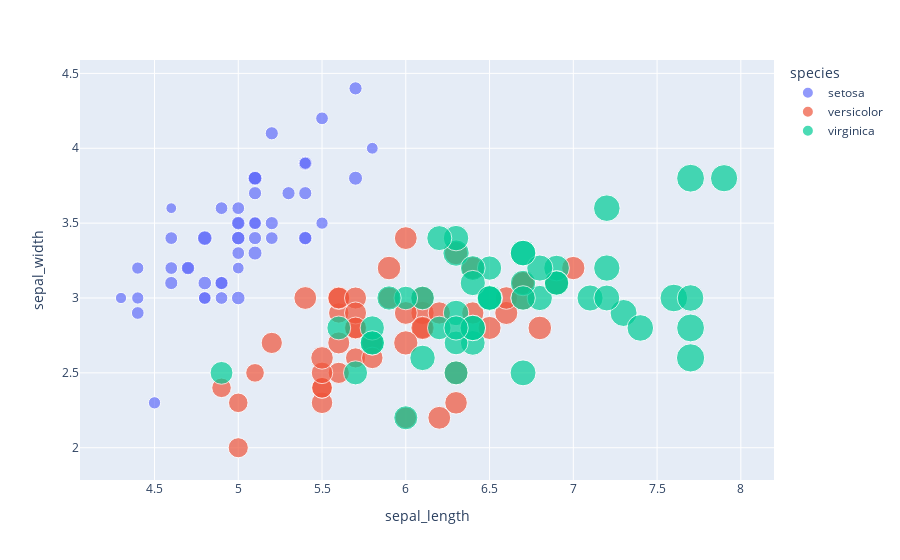

Here is the notebook cell this chart was saved with:
### Markdown cell above
## Scatter plot

### Code cell
px.scatter(df,x='sepal_length',y='sepal_width',
           size='petal_length',hover_data=['petal_width'],
           color='species'
          )

### Figure 1 — Plotly figure (JSON) as saved in the notebook; plotly's stock layout.template omitted (floating-point values rounded to 4 significant figures)
{"data": [{"customdata": [[0.2], [0.2], [0.2], [0.2], [0.2], [0.4], [0.3], [0.2], [0.2], [0.1], [0.2], [0.2], [0.1], [0.1], [0.2], [0.4], [0.4], [0.3], [0.3], [0.3], [0.2], [0.4], [0.2], [0.5], [0.2], [0.2], [0.4], [0.2], [0.2], [0.2], [0.2], [0.4], [0.1], [0.2], [0.2], [0.2], [0.2], [0.1], [0.2], [0.2], [0.3], [0.3], [0.2], [0.6], [0.4], [0.3], [0.2], [0.2], [0.2], [0.2]], "hovertemplate": "species=setosa<br>sepal_length=%{x}<br>sepal_width=%{y}<br>petal_length=%{marker.size}<br>petal_width=%{customdata[0]}<extra></extra>", "legendgroup": "setosa", "marker": {"color": "#636efa", "size": [1.4, 1.4, 1.3, 1.5, 1.4, 1.7, 1.4, 1.5, 1.4, 1.5, 1.5, 1.6, 1.4, 1.1, 1.2, 1.5, 1.3, 1.4, 1.7, 1.5, 1.7, 1.5, 1, 1.7, 1.9, 1.6, 1.6, 1.5, 1.4, 1.6, 1.6, 1.5, 1.5, 1.4, 1.5, 1.2, 1.3, 1.4, 1.3, 1.5, 1.3, 1.3, 1.3, 1.6, 1.9, 1.4, 1.6, 1.4, 1.5, 1.4], "sizemode": "area", "sizeref": 0.01725, "symbol": "circle"}, "mode": "markers", "name": "setosa", "orientation": "v", "showlegend": true, "type": "scatter", "x": [5.1, 4.9, 4.7, 4.6, 5, 5.4, 4.6, 5, 4.4, 4.9, 5.4, 4.8, 4.8, 4.3, 5.8, 5.7, 5.4, 5.1, 5.7, 5.1, 5.4, 5.1, 4.6, 5.1, 4.8, 5, 5, 5.2, 5.2, 4.7, 4.8, 5.4, 5.2, 5.5, 4.9, 5, 5.5, 4.9, 4.4, 5.1, 5, 4.5, 4.4, 5, 5.1, 4.8, 5.1, 4.6, 5.3, 5], "xaxis": "x", "y": [3.5, 3, 3.2, 3.1, 3.6, 3.9, 3.4, 3.4, 2.9, 3.1, 3.7, 3.4, 3, 3, 4, 4.4, 3.9, 3.5, 3.8, 3.8, 3.4, 3.7, 3.6, 3.3, 3.4, 3, 3.4, 3.5, 3.4, 3.2, 3.1, 3.4, 4.1, 4.2, 3.1, 3.2, 3.5, 3.6, 3, 3.4, 3.5, 2.3, 3.2, 3.5, 3.8, 3, 3.8, 3.2, 3.7, 3.3], "yaxis": "y"}, {"customdata": [[1.4], [1.5], [1.5], [1.3], [1.5], [1.3], [1.6], [1], [1.3], [1.4], [1], [1.5], [1], [1.4], [1.3], [1.4], [1.5], [1], [1.5], [1.1], [1.8], [1.3], [1.5], [1.2], [1.3], [1.4], [1.4], [1.7], [1.5], [1], [1.1], [1], [1.2], [1.6], [1.5], [1.6], [1.5], [1.3], [1.3], [1.3], [1.2], [1.4], [1.2], [1], [1.3], [1.2], [1.3], [1.3], [1.1], [1.3]], "hovertemplate": "species=versicolor<br>sepal_length=%{x}<br>sepal_width=%{y}<br>petal_length=%{marker.size}<br>petal_width=%{customdata[0]}<extra></extra>", "legendgroup": "versicolor", "marker": {"color": "#EF553B", "size": [4.7, 4.5, 4.9, 4, 4.6, 4.5, 4.7, 3.3, 4.6, 3.9, 3.5, 4.2, 4, 4.7, 3.6, 4.4, 4.5, 4.1, 4.5, 3.9, 4.8, 4, 4.9, 4.7, 4.3, 4.4, 4.8, 5, 4.5, 3.5, 3.8, 3.7, 3.9, 5.1, 4.5, 4.5, 4.7, 4.4, 4.1, 4, 4.4, 4.6, 4, 3.3, 4.2, 4.2, 4.2, 4.3, 3, 4.1], "sizemode": "area", "sizeref": 0.01725, "symbol": "circle"}, "mode": "markers", "name": "versicolor", "orientation": "v", "showlegend": true, "type": "scatter", "x": [7, 6.4, 6.9, 5.5, 6.5, 5.7, 6.3, 4.9, 6.6, 5.2, 5, 5.9, 6, 6.1, 5.6, 6.7, 5.6, 5.8, 6.2, 5.6, 5.9, 6.1, 6.3, 6.1, 6.4, 6.6, 6.8, 6.7, 6, 5.7, 5.5, 5.5, 5.8, 6, 5.4, 6, 6.7, 6.3, 5.6, 5.5, 5.5, 6.1, 5.8, 5, 5.6, 5.7, 5.7, 6.2, 5.1, 5.7], "xaxis": "x", "y": [3.2, 3.2, 3.1, 2.3, 2.8, 2.8, 3.3, 2.4, 2.9, 2.7, 2, 3, 2.2, 2.9, 2.9, 3.1, 3, 2.7, 2.2, 2.5, 3.2, 2.8, 2.5, 2.8, 2.9, 3, 2.8, 3, 2.9, 2.6, 2.4, 2.4, 2.7, 2.7, 3, 3.4, 3.1, 2.3, 3, 2.5, 2.6, 3, 2.6, 2.3, 2.7, 3, 2.9, 2.9, 2.5, 2.8], "yaxis": "y"}, {"customdata": [[2.5], [1.9], [2.1], [1.8], [2.2], [2.1], [1.7], [1.8], [1.8], [2.5], [2], [1.9], [2.1], [2], [2.4], [2.3], [1.8], [2.2], [2.3], [1.5], [2.3], [2], [2], [1.8], [2.1], [1.8], [1.8], [1.8], [2.1], [1.6], [1.9], [2], [2.2], [1.5], [1.4], [2.3], [2.4], [1.8], [1.8], [2.1], [2.4], [2.3], [1.9], [2.3], [2.5], [2.3], [1.9], [2], [2.3], [1.8]], "hovertemplate": "species=virginica<br>sepal_length=%{x}<br>sepal_width=%{y}<br>petal_length=%{marker.size}<br>petal_width=%{customdata[0]}<extra></extra>", "legendgroup": "virginica", "marker": {"color": "#00cc96", "size": [6, 5.1, 5.9, 5.6, 5.8, 6.6, 4.5, 6.3, 5.8, 6.1, 5.1, 5.3, 5.5, 5, 5.1, 5.3, 5.5, 6.7, 6.9, 5, 5.7, 4.9, 6.7, 4.9, 5.7, 6, 4.8, 4.9, 5.6, 5.8, 6.1, 6.4, 5.6, 5.1, 5.6, 6.1, 5.6, 5.5, 4.8, 5.4, 5.6, 5.1, 5.1, 5.9, 5.7, 5.2, 5, 5.2, 5.4, 5.1], "sizemode": "area", "sizeref": 0.01725, "symbol": "circle"}, "mode": "markers", "name": "virginica", "orientation": "v", "showlegend": true, "type": "scatter", "x": [6.3, 5.8, 7.1, 6.3, 6.5, 7.6, 4.9, 7.3, 6.7, 7.2, 6.5, 6.4, 6.8, 5.7, 5.8, 6.4, 6.5, 7.7, 7.7, 6, 6.9, 5.6, 7.7, 6.3, 6.7, 7.2, 6.2, 6.1, 6.4, 7.2, 7.4, 7.9, 6.4, 6.3, 6.1, 7.7, 6.3, 6.4, 6, 6.9, 6.7, 6.9, 5.8, 6.8, 6.7, 6.7, 6.3, 6.5, 6.2, 5.9], "xaxis": "x", "y": [3.3, 2.7, 3, 2.9, 3, 3, 2.5, 2.9, 2.5, 3.6, 3.2, 2.7, 3, 2.5, 2.8, 3.2, 3, 3.8, 2.6, 2.2, 3.2, 2.8, 2.8, 2.7, 3.3, 3.2, 2.8, 3, 2.8, 3, 2.8, 3.8, 2.8, 2.8, 2.6, 3, 3.4, 3.1, 3, 3.1, 3.1, 3.1, 2.7, 3.2, 3.3, 3, 2.5, 3, 3.4, 3], "yaxis": "y"}], "layout": {"autosize": true, "legend": {"itemsizing": "constant", "title": {"text": "species"}, "tracegroupgap": 0}, "margin": {"t": 60}, "xaxis": {"anchor": "y", "autorange": true, "domain": [0, 1], "range": [3.825, 8.702], "title": {"text": "sepal_length"}, "type": "linear"}, "yaxis": {"anchor": "x", "autorange": true, "domain": [0, 1], "range": [1.702, 4.646], "title": {"text": "sepal_width"}, "type": "linear"}}}
